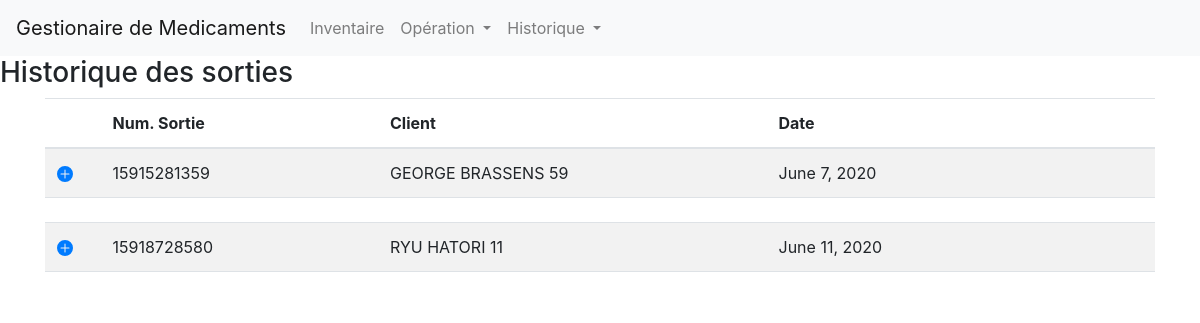
Page /sales_history/ on the earlier database version.
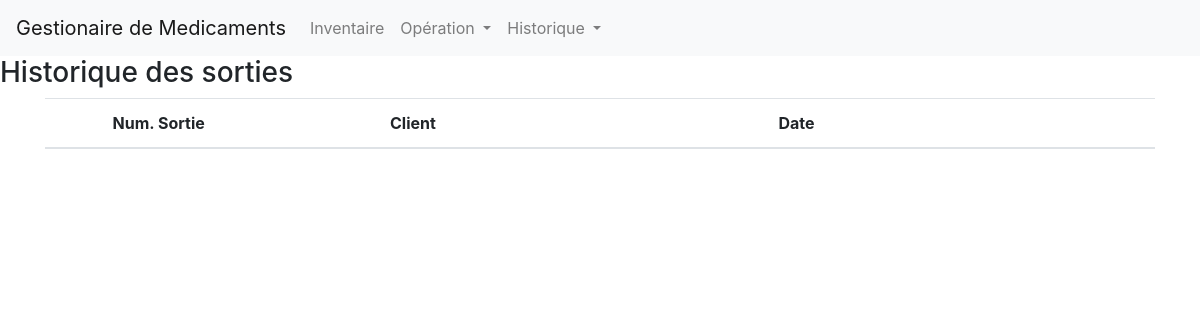
Same page on the later database version.
### main/models.py (models this page shows, shortened)
class Prescription(models.Model):
    client = models.ForeignKey(Client, on_delete=models.CASCADE)
    number = models.CharField(max_length=20, default='indéfinie')
    date = models.DateField(default=datetime.date.today)
    prods = models.CharField(max_length=1024, default='indéfinie')

class Client(models.Model):
    first_name = models.CharField(max_length=30, default='indéfinie')
    last_name = models.CharField(max_length=30, default='indéfinie')
    security_number = models.CharField(max_length=40, default='indéfinie')
    def __str__(self):
        return '{} {} {}'.format(self.first_name,
                                 self.last_name, str(self.security_number)[:2])

### main/views.py (the view)
# urls.py: path('sales_history/', main_views.sales_history, name="sales-history"),
def sales_history(request):
    prescs = Prescription.objects.all()
    prods = []
    for p in prescs:
        prods.append(p.prods.strip().replace(',', '').split('|'))
    context = {
        'sales': prescs,
        'prods': prods
    }
    return render(request, "main/sales_history.html", context)

### main/templates/main/sales_history.html (shortened to what this page needs)
{% extends 'main/base.html' %}
{% block content %}
<h3>Historique des sorties</h3>
<div class="container">
    <table class="table table-striped" id="sales-table">
        <thead>
            <th style="width: 5%;"></th>
            <th style="width: 25%;">Num. Sortie</th>
            <th style="width: 35%;">Client</th>
            <th style="width: 35%;">Date</th>
        </thead>
        <tbody>
            {% for sale in sales %}
            <tr>
                <td>
                    <a data-toggle="collapse" href="#details-{{sale.number}}" aria-expanded="false"
                        aria-controls="details-{{sale.number}}">
                        <svg class="bi bi-plus-circle-fill" width="1em" height="1em" viewBox="0 0 16 16"
                            fill="currentColor" xmlns="http://www.w3.org/2000/svg">
                            <path fill-rule="evenodd"
                                d="M16 8A8 8 0 1 1 0 8a8 8 0 0 1 16 0zM8.5 4a.5.5 0 0 0-1 0v3.5H4a.5.5 0 0 0 0 1h3.5V12a.5.5 0 0 0 1 0V8.5H12a.5.5 0 0 0 0-1H8.5V4z" />
                        </svg>
                    </a>
                </td>
                <td>{{sale.number}}</td>
                <td>{{sale.client}}</td>
                <td>{{sale.date}}</td>
            </tr>
            <tr>
                <td></td>
                <td colspan="3">
                </td>
            </tr>
            {% endfor %}
        </tbody>
    </table>
</div>
{% endblock %}

Differences in the rows shown:
removed Prescription: number "15915281359", client "GEORGE BRASSENS 59", date "June 7, 2020"
removed Prescription: number "15918728580", client "RYU HATORI 11", date "June 11, 2020"
